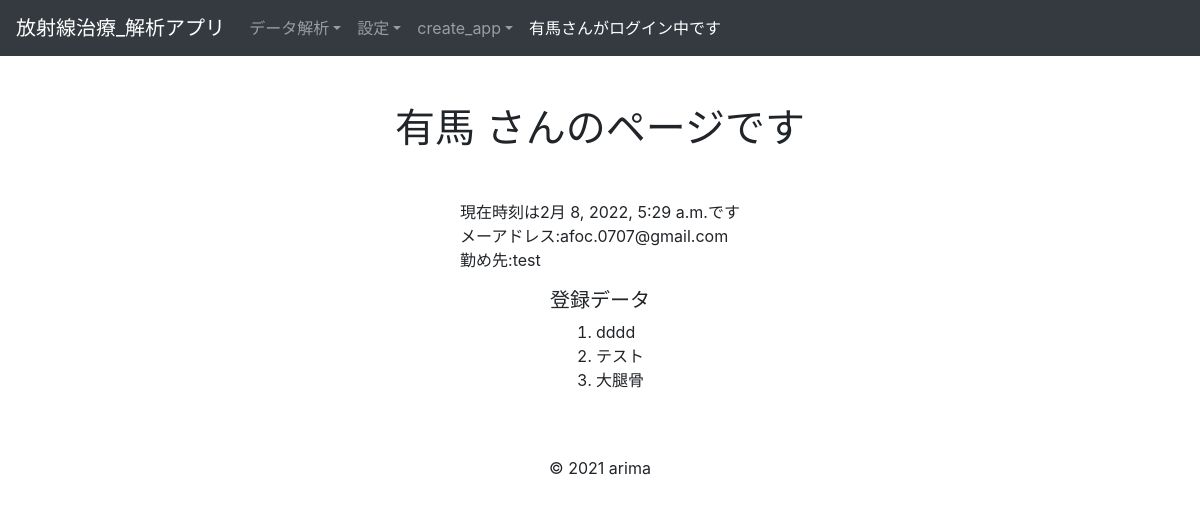
/accounts/user/1 (signed in), run on an earlier commit of the app's database.
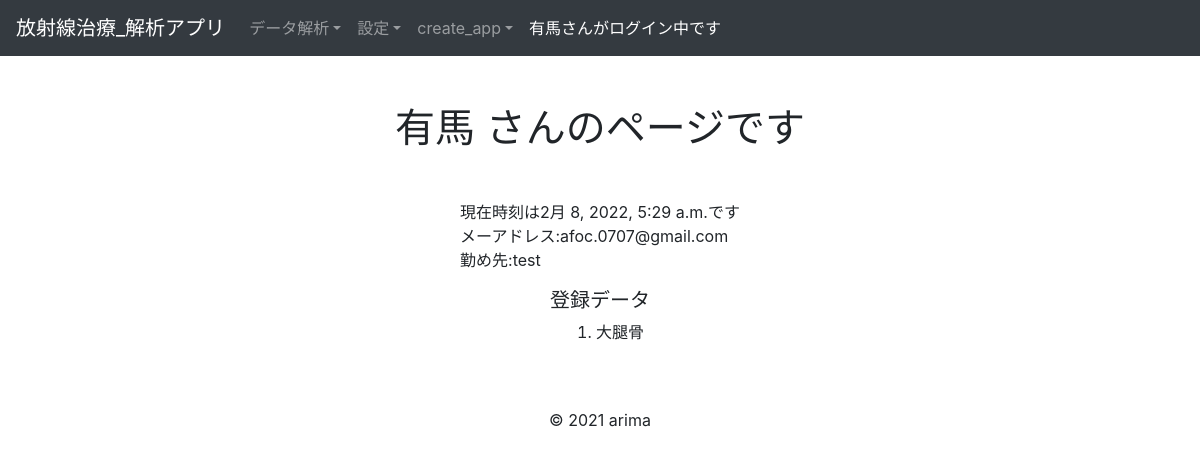
And on a later commit of the database.
### analytics/models.py (models this page shows, shortened)
class BaseModel(models.Model):
    create_at = models.DateTimeField(default=timezone.datetime.now(pytz.timezone('Asia/Tokyo')))
    update_at = models.DateTimeField(default=timezone.datetime.now(pytz.timezone('Asia/Tokyo')))
    class Meta:
        abstract = True #Tableとして作成されないようにする

class Rtdatas(BaseModel):
    region = models.CharField(max_length=10)
    user = models.ForeignKey(
        'accounts.Users', on_delete=models.CASCADE
    )
    objects = RtdatasManager()
    class Meta:
        db_table = 'rtdata'
        verbose_name_plural = 'RTデータ'

### accounts/views.py (the view)
# urls.py: path('user/<int:pk>', UserView.as_view(), name='user'),
class UserView(LoginRequiredMixin, DetailView):
    model = Users
    template_name = 'accounts/user.html'
    def get_context_data(self, **kwargs):
        context = super().get_context_data(**kwargs)
        context['time'] = datetime.now()
        user = self.request.user
        context['rtdatas'] = Rtdatas.objects.filter(user_id = user).order_by('region')
        return context

### accounts/models.py (called while the page is built)
    def __str__(self):
        return self.username

### templates/accounts/user.html (shortened to what this page needs)
{% extends "base.html" %}
{% block content %}
<div class="container">
    <h1 class="text-center my-5">    {{ object.username }} さんのページです</h1>
  <div class="row justify-content-center">
    <p>
    現在時刻は{{ time }}です<br>
    メーアドレス:{{ object.email }}<br>
    勤め先:{{ object.company }}<br>
    </p>
  </div>
  <div class="row justify-content-center">
    <h5>登録データ</h5>
  </div>
  <div class="row justify-content-center">
  <table>
    <ol>
    {% for rtdata in rtdatas %}
      <li>{{ rtdata.region}}</li>
    {% endfor %}
    </ol>
  </table>
  </div>
</div>
{% endblock %}

What changed in the data, as far as the page shows it:
removed Rtdatas: region "dddd"
removed Rtdatas: region "テスト"
